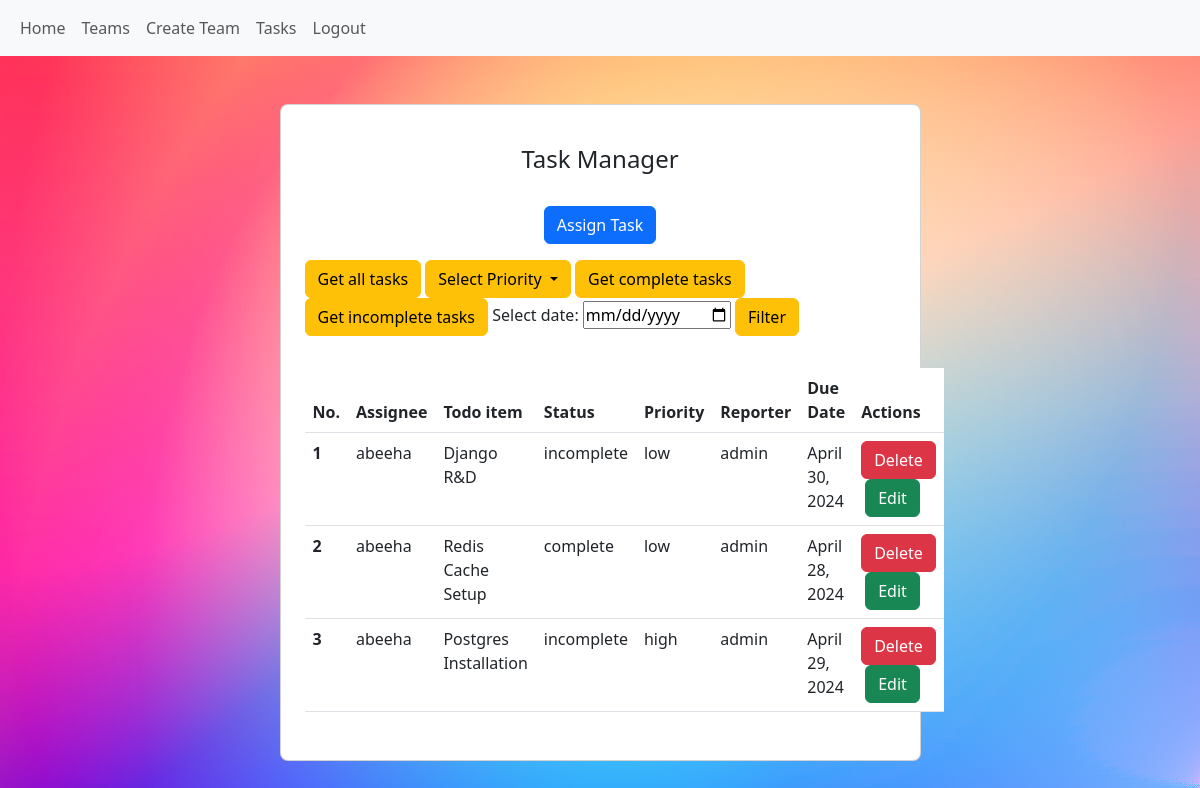
Page /tasks/all/ (signed in) on the earlier database version.
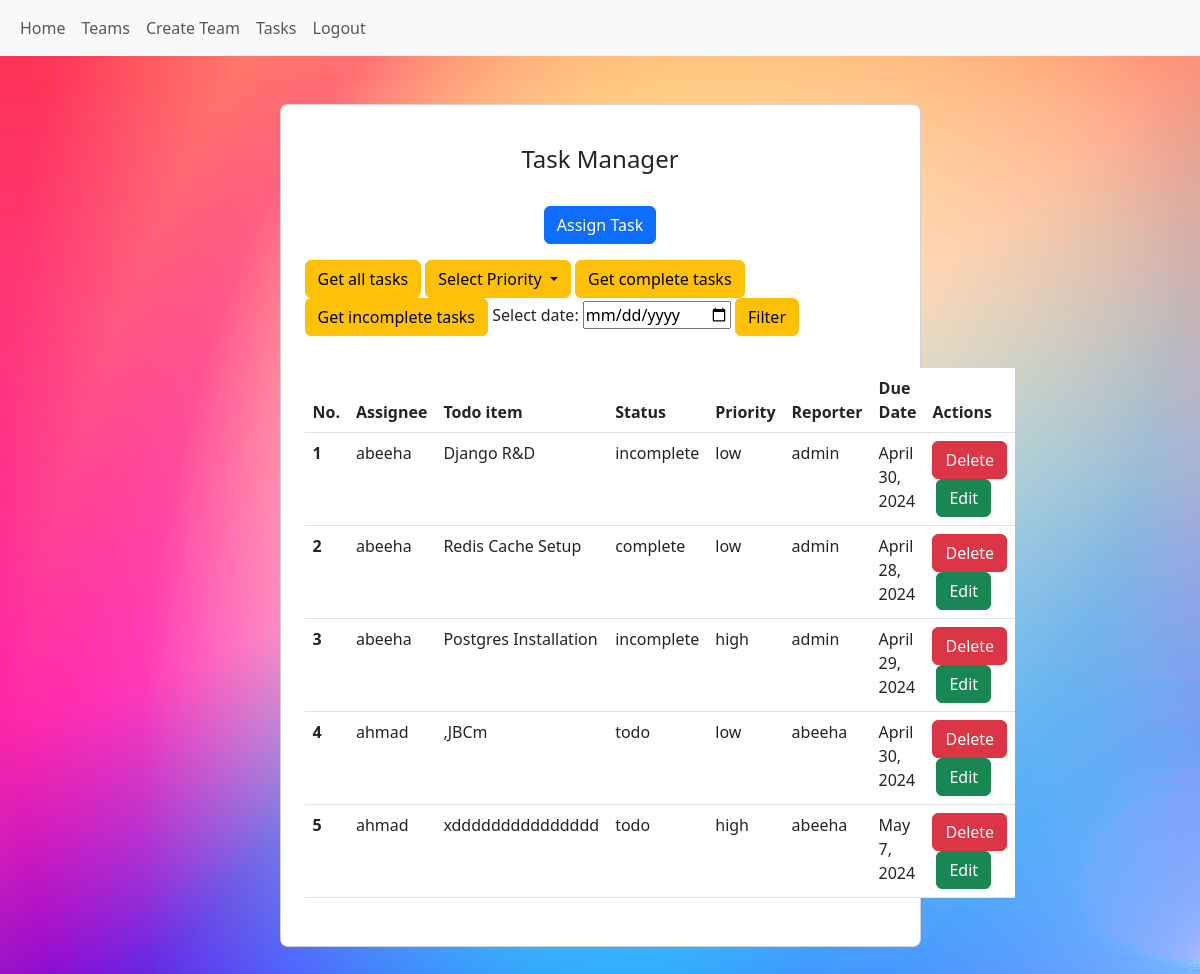
Same page on the later database version.
### tasks/models.py (models this page shows, shortened)
class Task(models.Model):
    STATUS_CHOICES = (
        ('incomplete', 'Incomplete'),
        ('complete', 'Done'),
        ('in_progress', 'In Progress'),
        ('to_do', 'To Do'),
    )
    PRIORITY_CHOICES = (
        ('low', 'Low'),
        ('medium', 'Medium'),
        ('high', 'High')
    )
    title = models.CharField(max_length=100)
    description = models.TextField()
    created_at = models.DateField(auto_now_add=True)
    due_date = models.DateField()
    assigned_by = models.ForeignKey(User, on_delete=models.CASCADE, related_name='assigned_tasks')
    status = models.CharField(max_length=20, choices=STATUS_CHOICES, default='incomplete')
    priority = models.CharField(max_length=20, choices=PRIORITY_CHOICES, default='low')
    progress = models.CharField(max_length=250, null=True, blank=True)
    assigned_to_user = models.ForeignKey(User, on_delete=models.CASCADE, blank=True, null=True)

### tasks/views.py (the view)
# urls.py: path('tasks/<str:status>/', TaskListView.as_view(), name='task_list'),
class TaskListView(LoginRequiredMixin, ListView):
    model = Task
    template_name = 'task_list.html'
    context_object_name = 'tasks'
    def get_queryset(self):
        status = self.kwargs.get('status')
        priority = self.kwargs.get('priority')
        if status == 'all':
            tasks = Task.objects.filter(Q(assigned_to_user=self.request.user) | Q(assigned_by=self.request.user))
            return tasks
        elif status == 'priority' and priority in ['high', 'medium', 'low']:
            return Task.objects.filter(
                Q(priority=priority) &
                (Q(assigned_by=self.request.user) | Q(assigned_to_user=self.request.user))
            )
        elif status == 'complete':
            return Task.objects.filter(
                Q(status='complete') &
                (Q(assigned_by=self.request.user) | Q(assigned_to_user=self.request.user))
            )
        elif status == 'incomplete':
            return Task.objects.filter(
                Q(status__in=['incomplete', 'to_do', 'in_progress']) &
                (Q(assigned_by=self.request.user) | Q(assigned_to_user=self.request.user))
            )
        elif status == 'date':
            date_str = self.request.GET.get('date')
            date = datetime.strptime(date_str, '%Y-%m-%d').date()
            return Task.objects.filter(
                assigned_to_user=self.request.user, due_date=date
            )
        else:
            return Task.objects.none()
    def get_context_data(self, **kwargs):
        context = super().get_context_data(**kwargs)
        context['status'] = self.kwargs.get('status')
        return context

### templates/task_list.html (shortened to what this page needs)
{% extends 'base.html' %}
{% load static %}
{% block content %}
<section class="gradient-custom">
    <div class="container py-5 h-100">
      <div class="row d-flex justify-content-center align-items-center h-100">
        <div class="col col-lg-9 col-xl-7">
          <div class="card rounded-3">
            <div class="card-body p-4">
              <h4 class="text-center my-3 pb-3">Task Manager</h4>
              <form class="row row-cols-lg-auto g-3 justify-content-center align-items-center mb-4 pb-2">
                <div class="col-12">
                  <a type="submit" href="{% url 'assign_task' %}" class="btn btn-primary">Assign Task</a>
                </div>
                <div class="col-12">
                  <a href="{% url 'task_list' status='all' %}" class="btn btn-warning">Get all tasks</a>
                  <div class="dropdown d-inline-block">
                    <button class="btn btn-warning dropdown-toggle" type="button" id="dropdownPriority" data-bs-toggle="dropdown" aria-expanded="false">
                        Select Priority
                    </button>
                </div>
                  <a href="{% url 'task_list' status='complete' %}" class="btn btn-warning">Get complete tasks</a>
                  <a href="{% url 'task_list' status='incomplete' %}" class="btn btn-warning">Get incomplete tasks</a>
                  <form method="get" action="{% url 'task_list_date' %}">
                    <label for="date">Select date:</label>
                    <input type="date" id="date" name="date">
                    <button type="submit" class="btn btn-warning">Filter</button>
                </form>
                </form>
                </div>
              <table class="table mb-4">
                <thead>
                  <tr>
                    <th scope="col">No.</th>
                    <th scope="col">Assignee</th>
                    <th scope="col">Todo item</th>
                    <th scope="col">Status</th>
                    <th scope="col">Priority</th>
                    <th scope="col">Reporter</th>
                    <th scope="col">Due Date</th>
                    <th scope="col">Actions</th>
                  </tr>
                </thead>
                <tbody>
                  {% for task in tasks %}
                  <tr>
                      <th scope="row">{{ forloop.counter }}</th>
                      <td>{{ task.assigned_to_user.username }}</td>
                      <td>{{ task.title }}</td>
                      <td>{{ task.status }}</td>
                      <td>{{ task.priority }}</td>
                      <td>{{ task.assigned_by.username }}</td>
                      <td>{{ task.due_date }}</td>
                      <td>
                          <form method="POST" action="{% url 'delete_task' pk=task.pk %}">
                              <button type="submit" class="btn btn-danger">Delete</button>
                          </form>
                          <a href="{% url 'update_task' pk=task.pk %}" class="btn btn-success ms-1">Edit</a>
                      </td>
                  </tr>
                  {% endfor %}
                </tbody>
              </table>
            </div>
          </div>
        </div>
      </div>
  </section>
{% endblock content %}

### templates/base.html (shortened to what this page needs)
{% load static %}
<!DOCTYPE html>
<html>
<head>
    <link rel="stylesheet" href="{% static 'css/style.css' %}">
    <link rel="stylesheet" href="https://cdn.jsdelivr.net/npm/bootstrap@5.4.0/dist/css/bootstrap.min.css">
    <link href="https://cdn.jsdelivr.net/npm/bootstrap@5.3.0/dist/css/bootstrap.min.css" rel="stylesheet">
</head>
<body>
    {% block navbar %}
    <nav class="navbar navbar-expand-lg bg-light">
        <div class="container-fluid">
          <div class="collapse navbar-collapse" id="navbarNav">
            <ul class="navbar-nav mr-auto">
                <li class="nav-item">
                    <a class="nav-link" href="{% url 'home' %}">Home</a>
                </li>
                <li class="nav-item">
                    <a class="nav-link" href="{% url 'my_teams' %}">Teams</a>
                </li>
                <li class="nav-item">
                    <a class="nav-link" href="{% url 'create_team' %}">Create Team</a>
                </li>
                <li class="nav-item">
                    <a class="nav-link" href="{% url 'task_list' status='all' %}">Tasks</a>
                </li>
                <li class="nav-item">
                    <form id="logoutForm" action="{% url 'logout' %}" method="post">
                        <button class="nav-link" href="#" type="submit">Logout</button>
                    </form>
                </li>
            </ul>
          </div>
        </div>
    </nav>
    {% endblock %}
    {% block content %}
    {% endblock content %}
</body>
</html>

### static/css/style.css (style rules this page uses)
.gradient-custom { background: radial-gradient(50% 123.47% at 50% 50%, #00ff94 0%, #720059 100%), linear-gradient(121.28deg, #669600 0%, #ff0000 100%), linear-gradient(360deg, #0029ff 0%, #8fff00 100%), radial-gradient(100% 164.72% at 100% 100%, #6100ff 0%, #00ff57 100%), radial-gradient(100% 148.07% at 0% 0%, #fff500 0%, #51d500 100%); background-blend-mode: screen, color-dodge, overlay, difference, normal; }

Differences in the rows shown:
added Task: assigned_to_user.username "ahmad", title ",JBCm", status "todo", priority "low", assigned_by.username "abeeha", due_date "April 30, 2024"
added Task: assigned_to_user.username "ahmad", title "xddddddddddddddd", status "todo", priority "high", assigned_by.username "abeeha", due_date "May 7, 2024"
